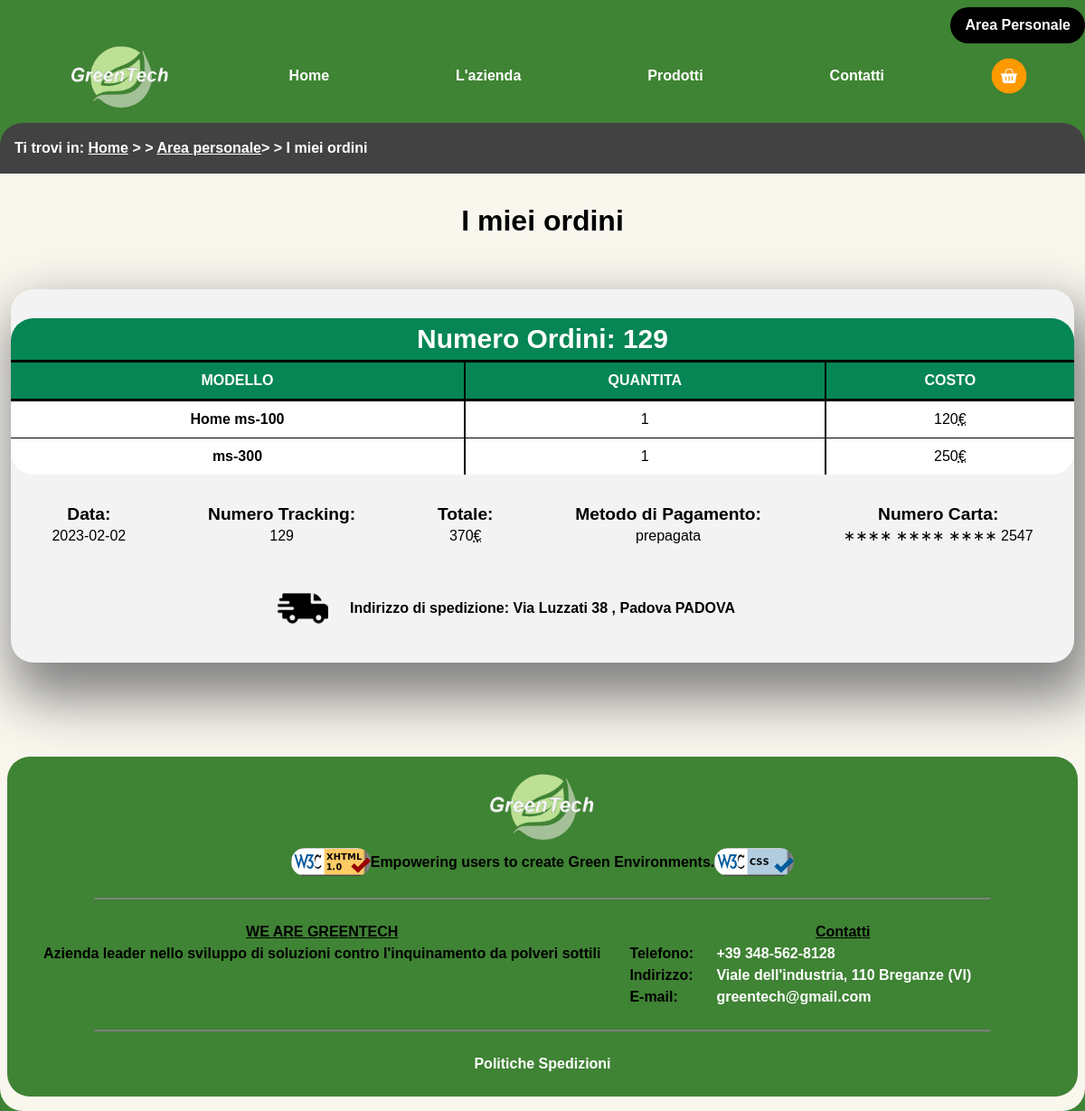
The app's page /php/myOrdini.php (signed in) with its own data.
### tables this page shows
CREATE TABLE `ordine` (
  `data` date NOT NULL,
  `totale` smallint(6) NOT NULL,
  `numberTracking` int(11) NOT NULL,
  `utente` varchar(50) NOT NULL
);

CREATE TABLE `contiene` (
  `quantita` smallint(6) NOT NULL,
  `idProdotto` int(11) NOT NULL,
  `numberTracking` int(11) NOT NULL
);

CREATE TABLE `prodotto` (
  `id` int(11) NOT NULL,
  `costo` smallint(6) NOT NULL,
  `modello` varchar(20) NOT NULL,
  `immagine` varchar(50) DEFAULT NULL,
  `descrizione` varchar(300) NOT NULL,
  `categoria` enum('rilevatore indoor','rilevatore outdoor','purificatore indoor','filtro') NOT NULL,
  `alt` varchar(65) NOT NULL
);

CREATE TABLE `datipagamento` (
  `ordineTracking` int(11) NOT NULL,
  `cvv` varchar(3) DEFAULT NULL,
  `numero` varchar(16) DEFAULT NULL,
  `titolare` varchar(30) DEFAULT NULL,
  `dataScadenza` date DEFAULT NULL,
  `metodoPagamento` enum('prepagata','contrassegno') DEFAULT 'prepagata'
);

CREATE TABLE `datispedizione` (
  `ordineTracking` int(11) NOT NULL,
  `nome` varchar(20) NOT NULL,
  `cognome` varchar(20) NOT NULL,
  `via` varchar(30) NOT NULL,
  `civico` varchar(6) NOT NULL,
  `cap` varchar(10) NOT NULL,
  `comune` varchar(6) NOT NULL
);

CREATE TABLE `comune` (
  `istat` varchar(6) NOT NULL,
  `nomeComune` varchar(40) NOT NULL,
  `provincia` varchar(20) NOT NULL
);

### php/connessione.php (called while the page is built, shortened)
<?php
    class connection{
        private  $HOST = 'localhost';
        private  $USERNAME = 'ylovato';
        private  $PASSWORD = 'eeThoirahGeiB0ku';
        private  $DATABASE = 'ylovato';
        private $connessione;
        public function __construct(){
            $this->connessione = mysqli_connect($this->HOST,$this->USERNAME,
                $this->PASSWORD,$this->DATABASE);
        }
        public function getConnection(){
            return $this->connessione;
        }
        public function isConnected(){
            if($this->connessione->connect_errno){
                return false;
            }
            else{
                return true;
            }
        }
 }

### php/nuovo_utente.php (called while the page is built, shortened)
<?php
require_once "connessione.php";
class utente
{
   private $email;
    public function __construct($cf,$data_nascita,$email,$civico,$nome,$cognome,$via,$password,$comune,$cap,$isHashed){
        $this->email=$email;
    }
    public static function getNewUtente($email, connection $db){
        $queryResult = mysqli_query($db->getConnection(),"SELECT cf,dataNascita,email,civico,nome,cognome,via,password,comune,cap FROM utente WHERE email=\"$email\"");
        if(mysqli_affected_rows($db->getConnection())==1)
        {
            $rows= $queryResult->fetch_assoc();
            return new utente($rows['cf'], $rows['dataNascita'], $rows['email'], $rows['civico'], $rows['nome'], $rows['cognome'], $rows['via'], $rows['password'], $rows['comune'], $rows['cap'],true);
        }
        else return null;
    }
    public function getEmail(){
        return $this->email;
    }
}
?>

### php/myOrdini.php (the view, shortened to what this page needs)
<?php
require_once "connessione.php";
require_once "nuovo_utente.php";
if ((isset($_SESSION['connect'])&&isset($_SESSION['utente']))&&($_SESSION['connect'] == true&&$_SESSION['utente']!=''))
{
        $connessione = new connection();
        if ($connessione->isConnected())
        {
            $email = $_SESSION['utente'];
            $utente = utente::getNewUtente($email, $connessione);
            if ($utente)
            {
                $paginaHTML=file_get_contents("..".DIRECTORY_SEPARATOR."html".DIRECTORY_SEPARATOR."myOrdini.html");
                $query = "SELECT O.data,O.numberTracking,O.totale,DP.metodoPagamento,DP.numero FROM ordine AS O, datipagamento AS DP WHERE O.numberTracking=DP.ordineTracking AND O.utente='".$utente->getEmail()."' ORDER BY O.numberTracking DESC";
                $queryResult = mysqli_query($connessione->getConnection(),$query);
                $insert = "";
                if (mysqli_affected_rows($connessione->getConnection()) > 0)
                {
                    while ($rows = mysqli_fetch_assoc($queryResult))
                    {
                        $insert .= '<div class="general_container">';
                        $query = "SELECT P.modello,C.quantita,P.costo FROM prodotto AS P, contiene AS C  WHERE P.id=C.idProdotto AND C.numberTracking=". $rows['numberTracking'];
                        $queryResult2 = mysqli_query($connessione->getConnection(), $query);
                        if (mysqli_affected_rows($connessione->getConnection()) > 0)
                        {
                        $insert .= '<table class="tabellaStyle" summary="tabella contenente i dettagli del tuo ordine">
                                        <caption><h3>Numero Ordini: '.$rows['numberTracking'].'</h3></caption>
                                        <thead>
                                            <tr>
                                                <th scope="col">MODELLO</th>
                                                <th scope="col">QUANTITA</th>
                                                <th scope="col">COSTO</th>
                                            </tr>
                                        </thead><tbody>';
                            while ($rows2 = mysqli_fetch_assoc($queryResult2))
                            {
                                $insert .= '<tr>
                                                <th scope="row">'.$rows2['modello'] .'</th>
                                                <td>'.$rows2['quantita'] .'</td>
                                                <td>'.$rows2['costo'].'<abbr title="euro">&euro;</abbr></td>
                                            </tr>';
                            }
                            $insert .= '</tbody></table>';
                        }
                        else
                        {
                            $insert .= 'Dettagli ordine non disponibili';
                        }
                        $insert .= '<dl class="info_spedizioni">
                                        <div>
                                            <dt>Data:</dt>
                                            <dd>'.$rows['data'].'</dd>
                                        </div>
                                        <div>
                                            <dt>Numero Tracking:</dt>
                                            <dd>'.$rows['numberTracking'].'</dd>
                                        </div>
                                        <div>
                                            <dt>Totale:</dt>
                                            <dd>'.$rows['totale'].'<abbr title="euro">&euro;</abbr></dd>
                                        </div>
                                        <div>
                                            <dt>Metodo di Pagamento:</dt>
                                            <dd>'.$rows['metodoPagamento'].'</dd>
                                        </div>
                                        <div>
                                            <dt>Numero Carta:</dt>
                                            <dd>'. ($rows['numero'] ? '&lowast;&lowast;&lowast;&lowast; &lowast;&lowast;&lowast;&lowast; &lowast;&lowast;&lowast;&lowast; '.substr($rows['numero'], -4) : 'nessuna informazione').'</dd>
                                        </div>
                                    </dl>';
                        $query = 'SELECT D.nome,D.cognome,D.via,D.civico,C.nomeComune,C.provincia FROM datispedizione AS D, comune AS C WHERE C.istat=D.comune AND D.ordineTracking=' . $rows['numberTracking'];
                        $queryResult2 = mysqli_query($connessione->getConnection(), $query);
                        if (mysqli_affected_rows($connessione->getConnection()) > 0)
                        {
                        $insert .= '<dl class="indirizzo_spedizioni delivery">';
                        $rows = mysqli_fetch_assoc($queryResult2);
                        $insert .= '<dt>Indirizzo di spedizione:</dt>
                        <dd>'.ucwords($rows['via']).' '.$rows['civico'].' , '.ucwords($rows['nomeComune']).' '.strtoupper($rows['provincia']).'</dd>
                        </dl>';
                        }
                        else
                        {
                            $insert .= 'indirizzo di spedizione non disponibile';
                        }
                        $insert .= '</div>';
                    }
                }
                else
                {
                    $insert = "<div>nessun ordine effettuato</div>";
                }
                $paginaHTML = str_replace('<div class="general_container"></div>', $insert, $paginaHTML);
                echo $paginaHTML;
            }
        }
}
else
{
    header('location:../html/index.html');
    exit();
}
?>

### style/mini.css (style rules this page uses)
body { border-radius: 0px; }
header { padding-top: 1em; }
header h1 { margin: 0em 0; }
#link_carrello img { width: 3em; }
#menu_header { display: none; }
#menu_footer { padding-top: 6em; padding-bottom: 5em; }
#menu_footer ul { max-width: 80%; }
#menu_footer a, #menu_footer .current_selected { padding: 1em 0; }
#menu_footer li { display: inline; }
.info_spedizioni, .info_spedizioni div { display: block; }
.info_spedizioni div { margin-left: 2em; }
.info_spedizioni dt { float: left; text-align: left; font-size: 1em; margin-right: 0.5em; }
.info_spedizioni dd { text-align: left; }
.indirizzo_spedizioni { padding: 0; padding-left: 2em; margin-left: 1em; }
#footer_head img { width: 13%; height: 33%; }
#dati_contatto { font-size: 0.9em; }
#dati_contatto dt { margin-bottom: 1em; clear: left; }
#dati_contatto dd { margin-bottom: 1em; }
.first_link_menu { border-radius: 20px 20px 0 0; }
.last_link_menu { border-radius: 0 0 20px 20px; }

### style/print.css (style rules this page uses)
header, nav, link, menu, #footer_head, .torna_su, iframe, .cash_card { display: none; }
body { font-size: 12pt !important; box-shadow: none !important; }
* { print-color-adjust: exact; color-adjust: exact; font-family:"Times New Roman" ; font-size: 12pt ; box-shadow: none !important; background-color: white !important; }
a { color: blue; }
caption h3, tr { color: black; }

### records on screen
ordine: numberTracking "129", data "2023-02-02", totale "370", datipagamento.metodoPagamento "prepagata", datipagamento.numero "2547", datispedizione.via "Via Luzzati", datispedizione.civico "38", comune.nomeComune "Padova", comune.provincia "PADOVA"
contiene: idProdotto.modello "Home ms-100", quantita "1", idProdotto.costo "120"
contiene: idProdotto.modello "ms-300", quantita "1", idProdotto.costo "250"
